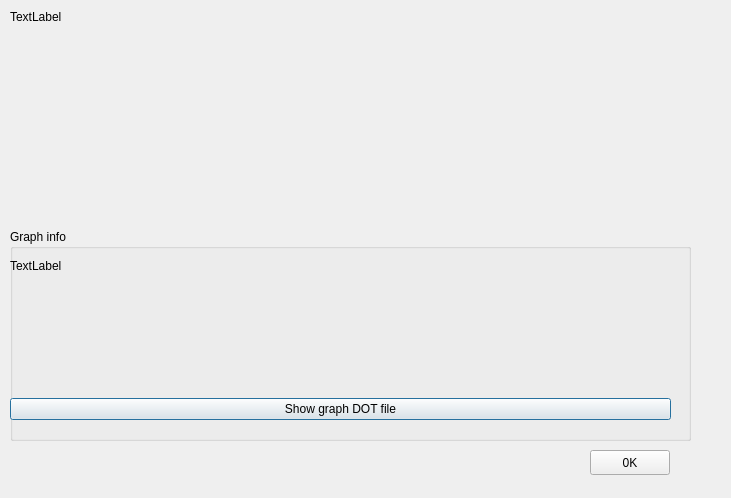
<?xml version="1.0" encoding="UTF-8"?>
<ui version="4.0">
 <class>TaskInfoDialog</class>
 <widget class="QDialog" name="TaskInfoDialog">
  <property name="geometry">
   <rect>
    <x>0</x>
    <y>0</y>
    <width>731</width>
    <height>498</height>
   </rect>
  </property>
  <property name="windowTitle">
   <string>Dialog</string>
  </property>
  <widget class="QWidget" name="verticalLayoutWidget">
   <property name="geometry">
    <rect>
     <x>10</x>
     <y>10</y>
     <width>681</width>
     <height>431</height>
    </rect>
   </property>
   <layout class="QVBoxLayout" name="verticalLayout">
    <item>
     <widget class="QLabel" name="label">
      <property name="text">
       <string>TextLabel</string>
      </property>
      <property name="alignment">
       <set>Qt::AlignLeading|Qt::AlignLeft|Qt::AlignTop</set>
      </property>
     </widget>
    </item>
    <item>
     <widget class="QGroupBox" name="groupBoxGraphInfo">
      <property name="autoFillBackground">
       <bool>true</bool>
      </property>
      <property name="title">
       <string>Graph info</string>
      </property>
      <widget class="QWidget" name="verticalLayoutWidget_2">
       <property name="geometry">
        <rect>
         <x>0</x>
         <y>30</y>
         <width>661</width>
         <height>161</height>
        </rect>
       </property>
       <layout class="QVBoxLayout" name="verticalLayout_2">
        <item>
         <widget class="QLabel" name="labelGraphInfo">
          <property name="text">
           <string>TextLabel</string>
          </property>
          <property name="alignment">
           <set>Qt::AlignLeading|Qt::AlignLeft|Qt::AlignTop</set>
          </property>
         </widget>
        </item>
        <item>
         <widget class="QPushButton" name="pushButtonGraphInfo">
          <property name="text">
           <string>Show graph DOT file</string>
          </property>
         </widget>
        </item>
       </layout>
      </widget>
     </widget>
    </item>
   </layout>
  </widget>
  <widget class="QPushButton" name="pushButton_2">
   <property name="geometry">
    <rect>
     <x>590</x>
     <y>450</y>
     <width>80</width>
     <height>25</height>
    </rect>
   </property>
   <property name="text">
    <string>0K</string>
   </property>
  </widget>
 </widget>
 <resources/>
 <connections>
  <connection>
   <sender>pushButton_2</sender>
   <signal>clicked()</signal>
   <receiver>TaskInfoDialog</receiver>
   <slot>close()</slot>
   <hints>
    <hint type="sourcelabel">
     <x>519</x>
     <y>332</y>
    </hint>
    <hint type="destinationlabel">
     <x>293</x>
     <y>177</y>
    </hint>
   </hints>
  </connection>
 </connections>
</ui>
